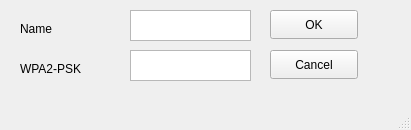
<?xml version="1.0" encoding="UTF-8"?>
<ui version="4.0">
 <class>MainWindow</class>
 <widget class="QMainWindow" name="MainWindow">
  <property name="geometry">
   <rect>
    <x>0</x>
    <y>0</y>
    <width>411</width>
    <height>130</height>
   </rect>
  </property>
  <property name="windowTitle">
   <string>Add WPA2 PSK Profile</string>
  </property>
  <widget class="QWidget" name="centralwidget">
   <widget class="QTextEdit" name="passwordField">
    <property name="geometry">
     <rect>
      <x>130</x>
      <y>50</y>
      <width>121</width>
      <height>31</height>
     </rect>
    </property>
   </widget>
   <widget class="QLabel" name="label_2">
    <property name="geometry">
     <rect>
      <x>20</x>
      <y>60</y>
      <width>91</width>
      <height>17</height>
     </rect>
    </property>
    <property name="text">
     <string>WPA2-PSK</string>
    </property>
   </widget>
   <widget class="QPushButton" name="okButton">
    <property name="geometry">
     <rect>
      <x>270</x>
      <y>10</y>
      <width>88</width>
      <height>29</height>
     </rect>
    </property>
    <property name="text">
     <string>OK</string>
    </property>
   </widget>
   <widget class="QTextEdit" name="nameField">
    <property name="geometry">
     <rect>
      <x>130</x>
      <y>10</y>
      <width>121</width>
      <height>31</height>
     </rect>
    </property>
   </widget>
   <widget class="QPushButton" name="cancelButton">
    <property name="geometry">
     <rect>
      <x>270</x>
      <y>50</y>
      <width>88</width>
      <height>29</height>
     </rect>
    </property>
    <property name="text">
     <string>Cancel</string>
    </property>
   </widget>
   <widget class="QLabel" name="label">
    <property name="geometry">
     <rect>
      <x>20</x>
      <y>20</y>
      <width>56</width>
      <height>17</height>
     </rect>
    </property>
    <property name="text">
     <string>Name</string>
    </property>
   </widget>
  </widget>
  <widget class="QStatusBar" name="statusbar"/>
 </widget>
 <resources/>
 <connections/>
</ui>
